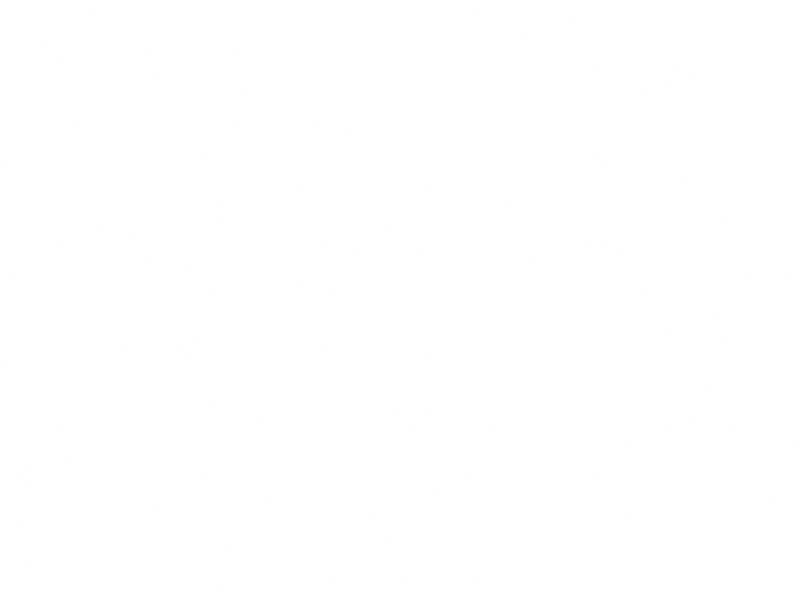
Frame 1 (no input)
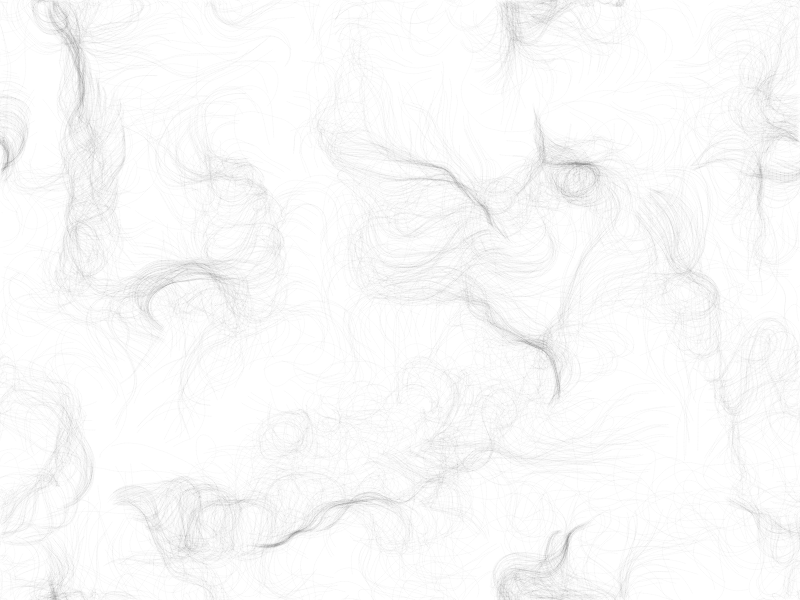
Frame 60 (no input)
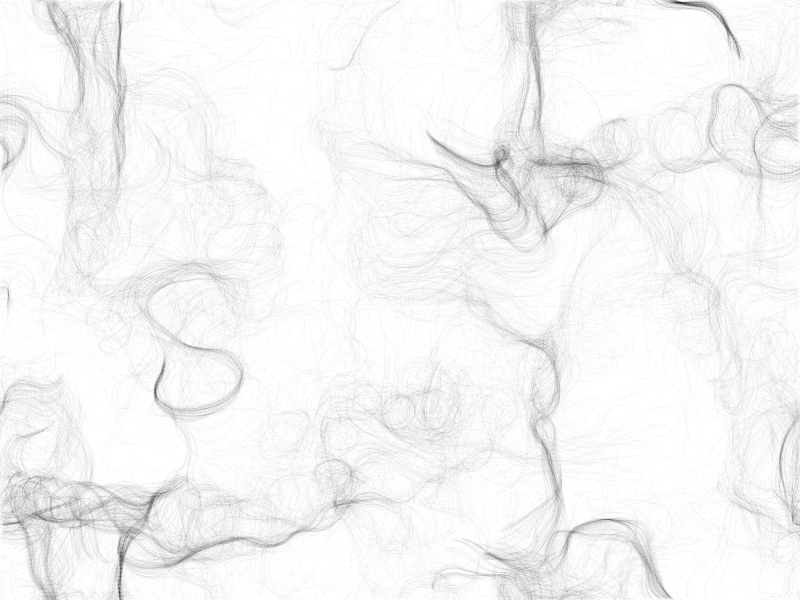
Frame 120 (the mouse pressed at the canvas centre since frame 60)

The p5.js sketch that drew these frames (run headless with seeded random() and noise() and a simulated clock; from frame 60 on, the mouse is pressed at the canvas centre):

// p5.js sketch
// ── sketch.js
/**
 * sketch.js
 *
 *
 * p5.js 레퍼런스: http://p5js.org/reference
 * 웹기술 레퍼런스: http://developer.mozilla.org
 *
 * @author : https://github.com/Mosframe
 */


// -----------------------------------------------------------------
// 변수, 오브젝트 정의
// -----------------------------------------------------------------
var inc = 0.1;
var scl = 10;
var cols;
var rows;

var zOffset = 0;

var fps;

var particles = [];

var flowfield;

var scaleSlider;

// -----------------------------------------------------------------
// p5.js 함수들
// -----------------------------------------------------------------

function setup () {

    fps = createP('');
    scaleSlider = createSlider(0,30,20);
    createP('');

    createCanvas(800, 600);
    cols = floor(width/scl);
    rows = floor(height/scl);

    flowfield = new Array(cols * rows);

    for( var i=0; i<2500; ++i) {
        particles[i] = new Particle();
    }
    background(255);

}


function draw () {

    //background(255);

    scl = scaleSlider.value();

    var yOffset = 0;
    for( var y=0; y<rows; ++y ) {
        var xOffset = 0;
        for( var x=0; x<cols; ++x ) {

            // 회전각에 펄린 노이즈 적용

            var angle   = noise(xOffset,yOffset,zOffset) * TWO_PI * 4;
            var v       = p5.Vector.fromAngle(angle);

            v.setMag(1); // 벡터 속도를 조절한다.

            // 벡터 방향을 저장

            var index   = x + y * cols;
            flowfield[index] = v;

            /*
            방향 기즈모
            stroke(0,50);
            strokeWeight(1);

            push();

            translate(x*scl, y*scl);
            rotate(v.heading());
            line(0,0,scl,0);

            pop();
            */

            xOffset += inc;
        }
        yOffset += inc;

        zOffset += 0.0003;
    }

    for( var i=0; i<particles.length; ++i ) {

        particles[i].follow(flowfield);
        particles[i].update();
        particles[i].edges();
        particles[i].show();
    }

    fps.html(floor(frameRate()));
}

// -----------------------------------------------------------------
// 사용자 정의 함수들
// -----------------------------------------------------------------


// ── particle.js
/**
 * particle.js
 *
 *
 * p5.js 레퍼런스: http://p5js.org/reference
 * 웹기술 레퍼런스: http://developer.mozilla.org
 *
 * @author : https://github.com/Mosframe
 */


// -----------------------------------------------------------------
// 파티클
// -----------------------------------------------------------------

function Particle() {

    this.pos = createVector(random(width),random(height)); // position
    this.vel = createVector(0,0); // velocity
    this.acc = createVector(0,0); // acceleration
    this.maxspeed = 4;

    this.prevPos = this.pos.copy();

    this.follow = (vectors) => {

        var x = floor(this.pos.x/scl);
        var y = floor(this.pos.y/scl);
        var index = x + y * cols;
        var force = vectors[index];
        this.applyForce(force);
    }

    this.update = () => {

        this.vel.add(this.acc);
        this.vel.limit(this.maxspeed);

        this.pos.add(this.vel);
        this.acc.mult(0);
    }

    this.applyForce = (force) => {

        this.acc.add(force);
    }

    this.show = () => {

        stroke(0,5);
        strokeWeight(1);
        //point(this.pos.x, this.pos.y);
        line( this.pos.x, this.pos.y, this.prevPos.x, this.prevPos.y );

        this.updatePrev();
    }

    // 모서리 처리

    this.edges = () => {

        if(this.pos.x < 0       ) {
            this.pos.x = width;
            this.updatePrev();
        }
        if(this.pos.x > width   ) {
            this.pos.x = 0;
            this.updatePrev();
        }
        if(this.pos.y < 0       ) {
            this.pos.y = height;
            this.updatePrev();
        }
        if(this.pos.y > height  ) {
            this.pos.y = 0;
            this.updatePrev();
        }
    }

    // 이전 좌표 갱신

    this.updatePrev = () => {

        this.prevPos = this.pos.copy();
    }
}
